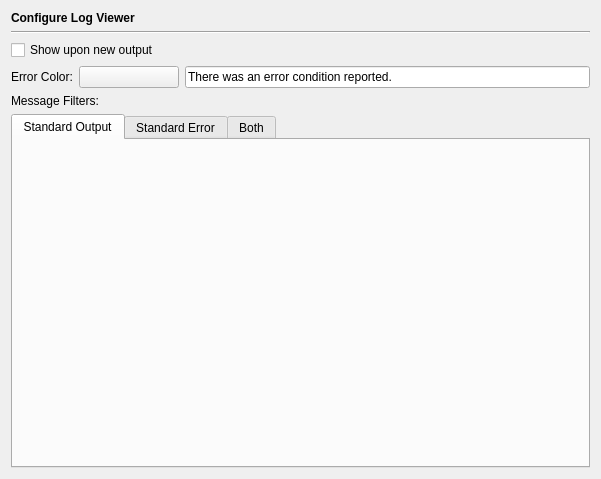
<?xml version="1.0" encoding="UTF-8"?>
<ui version="4.0">
 <class>LogViewerPage</class>
 <widget class="QWidget" name="LogViewerPage">
  <property name="geometry">
   <rect>
    <x>0</x>
    <y>0</y>
    <width>601</width>
    <height>479</height>
   </rect>
  </property>
  <layout class="QVBoxLayout" name="verticalLayout">
   <item>
    <widget class="QLabel" name="headerLabel">
     <property name="text">
      <string>&lt;b&gt;Configure Log Viewer&lt;/b&gt;</string>
     </property>
    </widget>
   </item>
   <item>
    <widget class="Line" name="line9">
     <property name="frameShape">
      <enum>QFrame::HLine</enum>
     </property>
     <property name="frameShadow">
      <enum>QFrame::Sunken</enum>
     </property>
     <property name="orientation">
      <enum>Qt::Horizontal</enum>
     </property>
    </widget>
   </item>
   <item>
    <widget class="QCheckBox" name="lvAutoRaiseCheckBox">
     <property name="toolTip">
      <string>Select to show the log-viewer upon new output</string>
     </property>
     <property name="text">
      <string>Show upon new output</string>
     </property>
    </widget>
   </item>
   <item>
    <layout class="QHBoxLayout" name="horizontalLayout">
     <item>
      <widget class="QLabel" name="TextLabel3_2_2">
       <property name="text">
        <string>Error Color:</string>
       </property>
      </widget>
     </item>
     <item>
      <widget class="QPushButton" name="stderrTextColourButton">
       <property name="minimumSize">
        <size>
         <width>100</width>
         <height>0</height>
        </size>
       </property>
       <property name="toolTip">
        <string>Select the color for text sent to stderr</string>
       </property>
       <property name="text">
        <string/>
       </property>
      </widget>
     </item>
     <item>
      <widget class="QLineEdit" name="errorTextExample">
       <property name="text">
        <string>There was an error condition reported.</string>
       </property>
       <property name="readOnly">
        <bool>true</bool>
       </property>
      </widget>
     </item>
    </layout>
   </item>
   <item>
    <widget class="QLabel" name="label">
     <property name="text">
      <string>Message Filters:</string>
     </property>
    </widget>
   </item>
   <item>
    <widget class="QTabWidget" name="filtersTabWidget">
     <property name="currentIndex">
      <number>0</number>
     </property>
     <widget class="QWidget" name="stdout">
      <attribute name="title">
       <string>Standard Output</string>
      </attribute>
      <layout class="QVBoxLayout" name="verticalLayout_2">
       <item>
        <widget class="EricStringListEditWidget" name="stdoutFilterEdit" native="true"/>
       </item>
      </layout>
     </widget>
     <widget class="QWidget" name="stderr">
      <attribute name="title">
       <string>Standard Error</string>
      </attribute>
      <layout class="QVBoxLayout" name="verticalLayout_3">
       <item>
        <widget class="EricStringListEditWidget" name="stderrFilterEdit" native="true"/>
       </item>
      </layout>
     </widget>
     <widget class="QWidget" name="stdxxx">
      <attribute name="title">
       <string>Both</string>
      </attribute>
      <layout class="QVBoxLayout" name="verticalLayout_4">
       <item>
        <widget class="EricStringListEditWidget" name="stdxxxFilterEdit" native="true"/>
       </item>
      </layout>
     </widget>
    </widget>
   </item>
  </layout>
 </widget>
 <customwidgets>
  <customwidget>
   <class>EricStringListEditWidget</class>
   <extends>QWidget</extends>
   <header>EricWidgets/EricStringListEditWidget.h</header>
   <container>1</container>
  </customwidget>
 </customwidgets>
 <tabstops>
  <tabstop>lvAutoRaiseCheckBox</tabstop>
  <tabstop>stderrTextColourButton</tabstop>
  <tabstop>filtersTabWidget</tabstop>
 </tabstops>
 <resources/>
 <connections/>
</ui>
